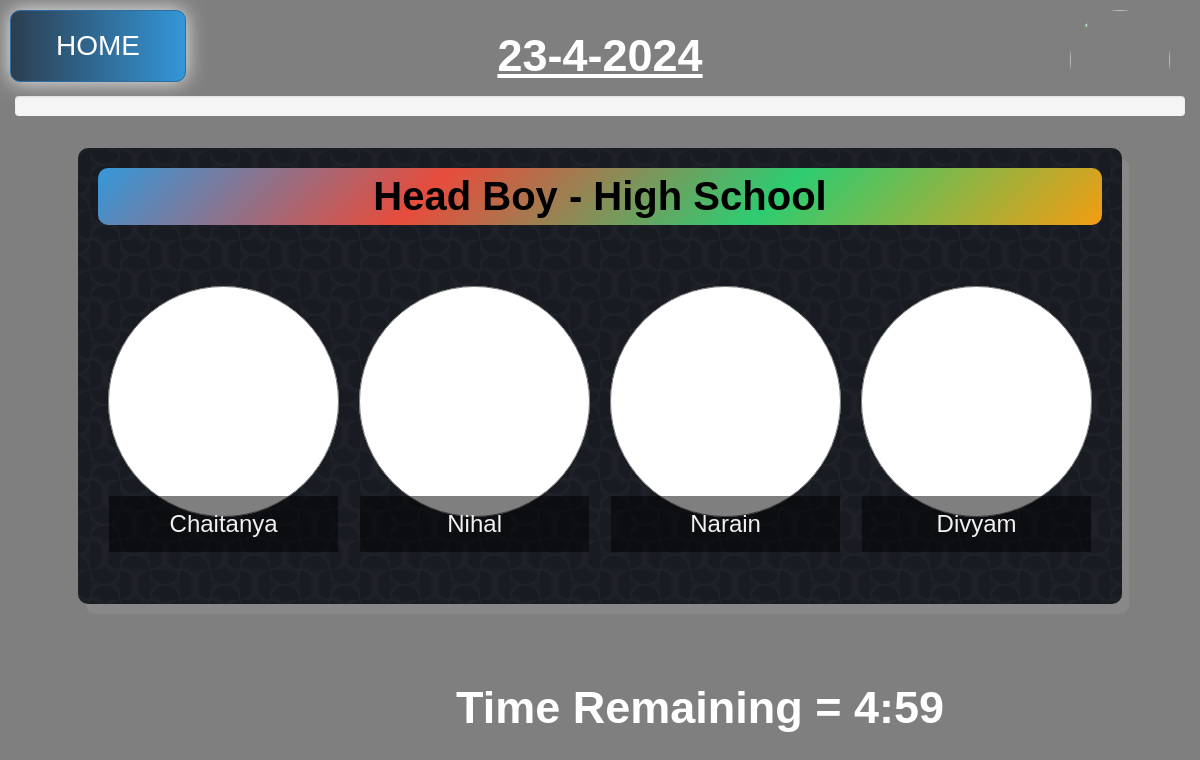
The app's page /voting/form/, older data.
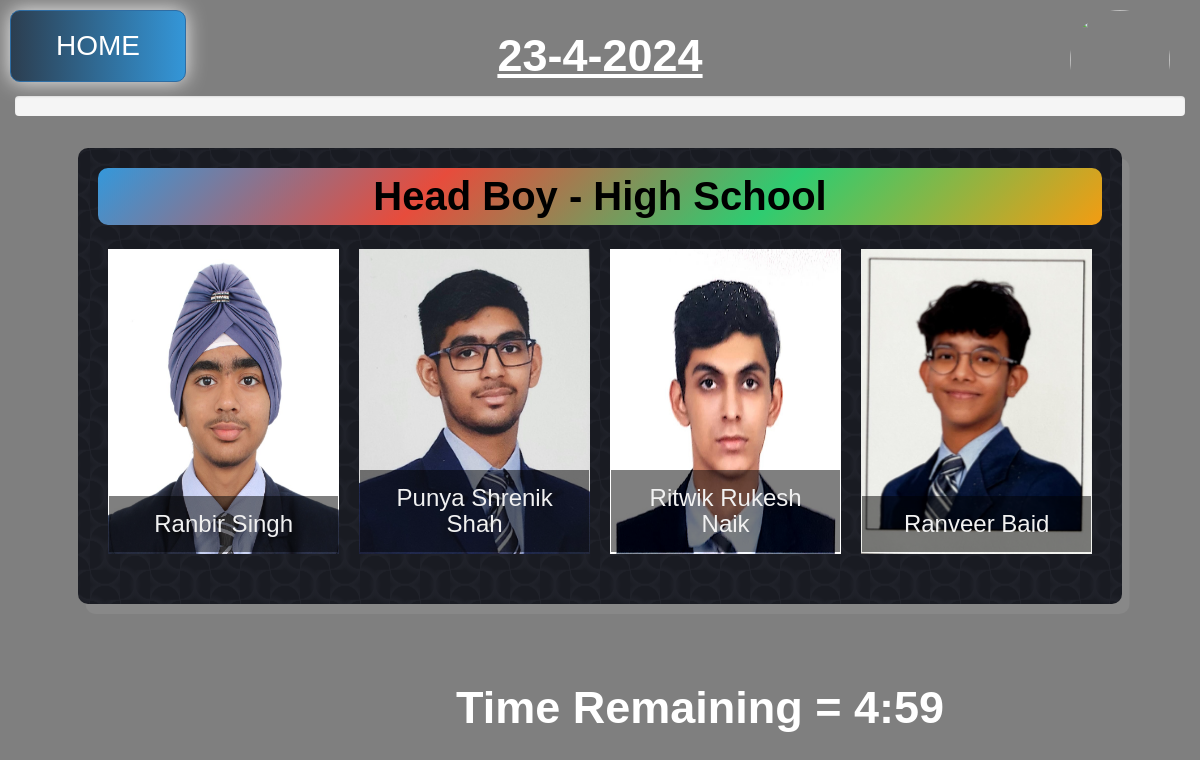
The same page, newer data.
### core/models.py (models this page shows, shortened)
class Contestants(models.Model):
    id = models.IntegerField(primary_key=True, blank=False, null=False, unique=True)
    name = models.CharField("Name", blank=False, null=False, max_length=30)
    position = models.CharField("Position", blank=False, null=False, max_length=30)
    photo = models.ImageField(upload_to='contestants/', null=False)
    votes = models.IntegerField("Votes")

### core/views.py (the view)
# urls.py: path("voting/form/", votingForm, name="form"),
def votingForm(request):
    headboys = Contestants.objects.all().filter(position="Headboy")
    headgirls = Contestants.objects.all().filter(position="Headgirl")
    sportsboys = Contestants.objects.all().filter(position="Sports Captain Boy")
    sportsgirls = Contestants.objects.all().filter(position="Sports Captain Girl")
    dheadboys = Contestants.objects.all().filter(position="Deputy Headboy")
    dheadgirls = Contestants.objects.all().filter(position="Deputy Headgirl")
    dsportsboys = Contestants.objects.all().filter(position="Deputy Sports Captain Boy")
    dsportsgirls = Contestants.objects.all().filter(position="Deputy Sports Captain Girl")
    return render(request, "vote.html", {"headboys" : headboys, "headgirls" : headgirls, "sportsboys" : sportsboys, "sportsgirls" : sportsgirls, "dheadboys" : dheadboys, "dheadgirls" : dheadgirls, "dsportsboys" : dsportsboys, "dsportsgirls" : dsportsgirls})

### templates/vote.html (shortened to what this page needs)
<html>
<head>
    <link rel="stylesheet" href="https://maxcdn.bootstrapcdn.com/bootstrap/3.4.1/css/bootstrap.min.css">
</head>
<body oncontextmenu="return false" onkeydown="return event.key != 'Enter';">
    <div id="main">
        <form action="{% url 'submit' %}" method="post" id="vote"> {% csrf_token %} </form> <a href="{% url 'home' %}"
            id="homelink" class="btn btn-primary">Home</a>
        <img src="https://pbs.twimg.com/profile_images/987687428365389825/F42jiM8p_400x400.jpg" width="100" height="100"
            id="jss-logo">
        <div class="container" style="width: 100%; margin-top: 6%;">
            <div class="progress">
            </div>
        </div>
        <center>
            <font style="color:white; font-size:45px; font-weight: bold; text-decoration: underline;" id="date"></font>
        </center>
    </div>
    <div id="headboy" onchange="selected(headboy_options)">
        <div class="big-box" onchange="check_headboy()">
            <center>
                <font
                    class="post">
                    Head Boy - High School</font>
            </center>
            <div class="picture-box-container"> {% for i in headboys %} <div class="picture-box"> <input form="vote"
                        type="radio" name="headboy" style="content: url('{{ i.photo.url }}');" class="img"
                        value="{{ i.name }}">
                    <div class="caption">
                        <h3>{{ i.name }}</h3>
                    </div>
                </div> {% endfor %} </div>
        </div> <br>
        <div class="next">  </div>
    </div>
    <center>
        <font style="color:white; font-size:45px; font-weight: bold; position: fixed; left: 38%; bottom: 7.5%;">Time
            Remaining = <span id="time"></span>
        </font>
    </center>
</body>
</html>

Row changes from the older to the newer data that the page shows:
no longer on this page (row edited): Contestants: name "Chaitanya"
no longer on this page (row edited): Contestants: name "Nihal"
no longer on this page (row edited): Contestants: name "Narain"
no longer on this page (row edited): Contestants: name "Divyam"
now on this page (row edited): Contestants: name "Ranbir Singh"
now on this page (row edited): Contestants: name "Punya Shrenik Shah"
now on this page (row edited): Contestants: name "Ritwik Rukesh Naik"
now on this page (row edited): Contestants: name "Ranveer Baid"
